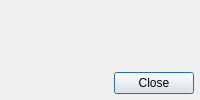
<?xml version="1.0" encoding="UTF-8"?>
<ui version="4.0">
 <class>CDownloadDialog</class>
 <widget class="QDialog" name="CDownloadDialog">
  <property name="windowTitle">
   <string>Download files</string>
  </property>
  <layout class="QVBoxLayout" name="vl_DownloadDialog">
   <property name="leftMargin">
    <number>6</number>
   </property>
   <property name="topMargin">
    <number>6</number>
   </property>
   <property name="rightMargin">
    <number>6</number>
   </property>
   <property name="bottomMargin">
    <number>6</number>
   </property>
   <item>
    <widget class="swift::gui::components::CDownloadComponent" name="comp_Download"/>
   </item>
   <item>
    <widget class="QDialogButtonBox" name="bb_DownloadDialog">
     <property name="orientation">
      <enum>Qt::Horizontal</enum>
     </property>
     <property name="standardButtons">
      <set>QDialogButtonBox::Close</set>
     </property>
     <property name="centerButtons">
      <bool>false</bool>
     </property>
    </widget>
   </item>
  </layout>
 </widget>
 <customwidgets>
  <customwidget>
   <class>swift::gui::components::CDownloadComponent</class>
   <extends>QFrame</extends>
   <header>gui/components/downloadcomponent.h</header>
   <container>1</container>
  </customwidget>
 </customwidgets>
 <resources/>
 <connections>
  <connection>
   <sender>bb_DownloadDialog</sender>
   <signal>clicked(QAbstractButton*)</signal>
   <receiver>CDownloadDialog</receiver>
   <slot>accept()</slot>
   <hints>
    <hint type="sourcelabel">
     <x>102</x>
     <y>36</y>
    </hint>
    <hint type="destinationlabel">
     <x>102</x>
     <y>28</y>
    </hint>
   </hints>
  </connection>
 </connections>
</ui>
